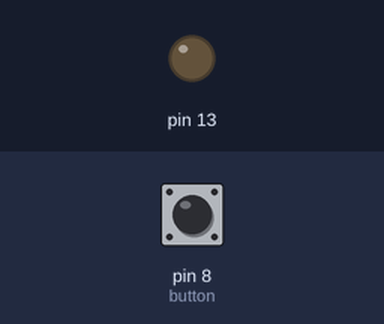
This sketch was run on a simulated Arduino Uno, built with avr-gcc and run on an emulated ATmega328P. Shown: output pins drawn as LEDs (lit = HIGH). Inputs (shaded band) come from the test bench; at power-on: pin 8 (button) HIGH. No radio packets arrive unless stated; what the sketch prints to the serial monitor is not drawn.

Above: at 1.8 s.
1.9 s: pin 8 (button) pulled LOW for 0.6 s
At 2.4 s:
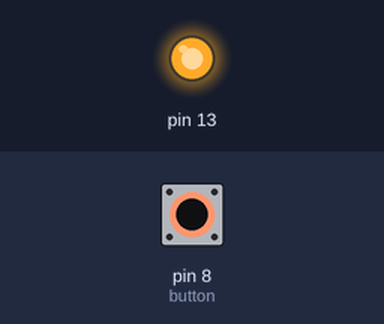
4.0 s: pin 8 (button) pulled LOW for 3.2 s
At 8.7 s:
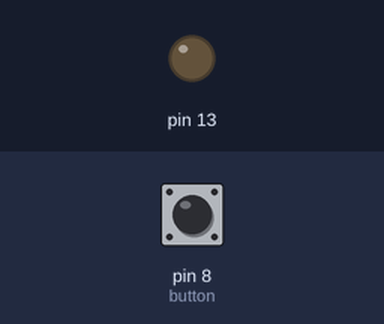
Timing chart, 0 to 10.2 s (numbered marks = the images above; inputs shaded):
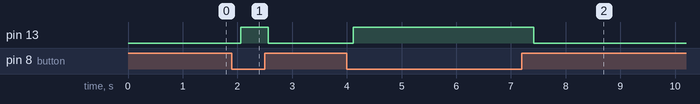

Measured:
- after the input at 1.9 s, pin 13: LOW → HIGH after 0.16 s, → LOW 0.50 s later
- after the input at 4.0 s, pin 13: LOW → HIGH after 0.12 s, → LOW 3.3 s later

The sketch:

transmitter.ino
```cpp
#include <VirtualWire.h>
char *controller;  // Char pointer
int button = 8;
int buttonState;

void setup() {
  	pinMode(13,OUTPUT);
	vw_set_ptt_inverted(true); //
	vw_set_tx_pin(12);
	vw_setup(4000);// speed of data transfer Kbps

	pinMode(button, INPUT_PULLUP);
	Serial.begin(9600);
}

void loop(){
	buttonState = !digitalRead(button);
	if(buttonState){
		controller="1";
		// uint8_t is equivalent to char in stdint.h type
		// For some reason,
		vw_send((uint8_t *)controller, strlen(controller));
		vw_wait_tx(); // Wait until the whole message is gone
		digitalWrite(13,1);
		delay(500);
	}else{
		digitalWrite(13,0);
		delay(500);
	}
	Serial.print(buttonState);
	/*
	controller="0"  ;
	vw_send((uint8_t *)controller, strlen(controller));
	vw_wait_tx(); // Wait until the whole message is gone
	digitalWrite(13,0);
	delay(2000);
	*/

}

/*
#include <VirtualWire.h>

char *controller;

void setup(){
	pinMode(13, OUTPUT);
	vw_set_ptt_inverted(true);
	vw_set_tx_pin(12);
	vw_setup(4000); //speed of data transfer Kbps
}

void loop(){
	controller="1";
	vw_send((uint8_t *)controller, strlen(controller));
	vw_wait_tx(); // Wait until the whole msg is gone
	digitalWrite(13, 1);
	delay(2000);
	controller="0";
	vw_send((uint8_t *)controller, strlen(controller));
	vw_wait_tx();
	digitalWrite(13, 0);
	delay(2000);
}
*/
```
